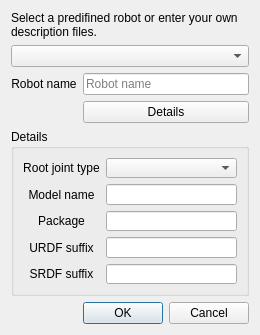
<?xml version="1.0" encoding="UTF-8"?>
<ui version="4.0">
 <class>DialogLoadRobot</class>
 <widget class="QDialog" name="DialogLoadRobot">
  <property name="geometry">
   <rect>
    <x>0</x>
    <y>0</y>
    <width>259</width>
    <height>335</height>
   </rect>
  </property>
  <property name="windowTitle">
   <string>Dialog</string>
  </property>
  <layout class="QGridLayout" name="gridLayout">
   <item row="1" column="0" colspan="2">
    <widget class="QComboBox" name="comboBox_defs"/>
   </item>
   <item row="0" column="0" colspan="2">
    <widget class="QLabel" name="label_2">
     <property name="text">
      <string>Select a predifined robot or enter your own description files.</string>
     </property>
     <property name="wordWrap">
      <bool>true</bool>
     </property>
    </widget>
   </item>
   <item row="12" column="1">
    <widget class="QDialogButtonBox" name="buttonBox">
     <property name="orientation">
      <enum>Qt::Horizontal</enum>
     </property>
     <property name="standardButtons">
      <set>QDialogButtonBox::Cancel|QDialogButtonBox::Ok</set>
     </property>
    </widget>
   </item>
   <item row="3" column="1">
    <widget class="QPushButton" name="pushButton_details">
     <property name="text">
      <string>Details</string>
     </property>
     <property name="checkable">
      <bool>true</bool>
     </property>
     <property name="checked">
      <bool>false</bool>
     </property>
    </widget>
   </item>
   <item row="6" column="0" rowspan="2" colspan="2">
    <widget class="QGroupBox" name="groupBox_details">
     <property name="enabled">
      <bool>true</bool>
     </property>
     <property name="title">
      <string>Details</string>
     </property>
     <layout class="QGridLayout" name="gridLayout_2">
      <item row="6" column="0">
       <widget class="QLabel" name="label_6">
        <property name="text">
         <string>SRDF suffix</string>
        </property>
        <property name="alignment">
         <set>Qt::AlignCenter</set>
        </property>
       </widget>
      </item>
      <item row="2" column="1">
       <widget class="QLineEdit" name="modelName"/>
      </item>
      <item row="4" column="1">
       <widget class="QLineEdit" name="packageName"/>
      </item>
      <item row="4" column="0">
       <widget class="QLabel" name="label_4">
        <property name="text">
         <string>Package</string>
        </property>
        <property name="alignment">
         <set>Qt::AlignCenter</set>
        </property>
       </widget>
      </item>
      <item row="1" column="1">
       <widget class="QComboBox" name="rootJointType"/>
      </item>
      <item row="5" column="0">
       <widget class="QLabel" name="label_5">
        <property name="text">
         <string>URDF suffix</string>
        </property>
        <property name="alignment">
         <set>Qt::AlignCenter</set>
        </property>
       </widget>
      </item>
      <item row="2" column="0">
       <widget class="QLabel" name="label_3">
        <property name="text">
         <string>Model name</string>
        </property>
        <property name="alignment">
         <set>Qt::AlignCenter</set>
        </property>
       </widget>
      </item>
      <item row="5" column="1">
       <widget class="QLineEdit" name="urdfSuffix"/>
      </item>
      <item row="6" column="1">
       <widget class="QLineEdit" name="srdfSuffix"/>
      </item>
      <item row="1" column="0">
       <widget class="QLabel" name="label_7">
        <property name="text">
         <string>Root joint type</string>
        </property>
        <property name="alignment">
         <set>Qt::AlignCenter</set>
        </property>
       </widget>
      </item>
     </layout>
    </widget>
   </item>
   <item row="3" column="0">
    <spacer name="horizontalSpacer">
     <property name="orientation">
      <enum>Qt::Horizontal</enum>
     </property>
     <property name="sizeHint" stdset="0">
      <size>
       <width>40</width>
       <height>20</height>
      </size>
     </property>
    </spacer>
   </item>
   <item row="2" column="0">
    <widget class="QLabel" name="label">
     <property name="text">
      <string>Robot name</string>
     </property>
     <property name="alignment">
      <set>Qt::AlignCenter</set>
     </property>
    </widget>
   </item>
   <item row="2" column="1">
    <widget class="QLineEdit" name="robotName">
     <property name="placeholderText">
      <string>Robot name</string>
     </property>
    </widget>
   </item>
  </layout>
 </widget>
 <tabstops>
  <tabstop>comboBox_defs</tabstop>
  <tabstop>robotName</tabstop>
  <tabstop>pushButton_details</tabstop>
  <tabstop>rootJointType</tabstop>
  <tabstop>modelName</tabstop>
  <tabstop>packageName</tabstop>
  <tabstop>urdfSuffix</tabstop>
  <tabstop>srdfSuffix</tabstop>
  <tabstop>buttonBox</tabstop>
 </tabstops>
 <resources/>
 <connections>
  <connection>
   <sender>buttonBox</sender>
   <signal>accepted()</signal>
   <receiver>DialogLoadRobot</receiver>
   <slot>accept()</slot>
   <hints>
    <hint type="sourcelabel">
     <x>307</x>
     <y>102</y>
    </hint>
    <hint type="destinationlabel">
     <x>157</x>
     <y>111</y>
    </hint>
   </hints>
  </connection>
  <connection>
   <sender>buttonBox</sender>
   <signal>rejected()</signal>
   <receiver>DialogLoadRobot</receiver>
   <slot>reject()</slot>
   <hints>
    <hint type="sourcelabel">
     <x>307</x>
     <y>102</y>
    </hint>
    <hint type="destinationlabel">
     <x>286</x>
     <y>111</y>
    </hint>
   </hints>
  </connection>
  <connection>
   <sender>comboBox_defs</sender>
   <signal>currentIndexChanged(int)</signal>
   <receiver>DialogLoadRobot</receiver>
   <slot>robotSelect(int)</slot>
   <hints>
    <hint type="sourcelabel">
     <x>210</x>
     <y>19</y>
    </hint>
    <hint type="destinationlabel">
     <x>158</x>
     <y>71</y>
    </hint>
   </hints>
  </connection>
  <connection>
   <sender>pushButton_details</sender>
   <signal>clicked(bool)</signal>
   <receiver>groupBox_details</receiver>
   <slot>setVisible(bool)</slot>
   <hints>
    <hint type="sourcelabel">
     <x>48</x>
     <y>80</y>
    </hint>
    <hint type="destinationlabel">
     <x>135</x>
     <y>189</y>
    </hint>
   </hints>
  </connection>
 </connections>
 <slots>
  <slot>packagePathSelect()</slot>
  <slot>meshSelect()</slot>
  <slot>robotSelect(int)</slot>
 </slots>
</ui>
